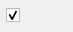
<?xml version="1.0" encoding="UTF-8"?>
<ui version="4.0">
 <class>qSlicerLongPETCTSegmentationTableCellWidget</class>
 <widget class="QWidget" name="qSlicerLongPETCTSegmentationTableCellWidget">
  <property name="geometry">
   <rect>
    <x>0</x>
    <y>0</y>
    <width>73</width>
    <height>32</height>
   </rect>
  </property>
  <property name="windowTitle">
   <string>Form</string>
  </property>
  <layout class="QHBoxLayout" name="horizontalLayout">
   <property name="spacing">
    <number>8</number>
   </property>
   <property name="margin">
    <number>6</number>
   </property>
   <item>
    <widget class="ctkCheckBox" name="CheckBoxModelVisibility">
     <property name="text">
      <string/>
     </property>
     <property name="checked">
      <bool>true</bool>
     </property>
     <property name="indicatorIcon" stdset="0">
      <iconset resource="../qSlicerLongPETCTModule.qrc">
       <normaloff>:/Icons/Model_On.png</normaloff>
       <normalon>:/Icons/Model_Off.png</normalon>:/Icons/Model_On.png</iconset>
     </property>
     <property name="indicatorIconSize" stdset="0">
      <size>
       <width>18</width>
       <height>16</height>
      </size>
     </property>
    </widget>
   </item>
   <item>
    <spacer name="horizontalSpacer">
     <property name="orientation">
      <enum>Qt::Horizontal</enum>
     </property>
     <property name="sizeHint" stdset="0">
      <size>
       <width>40</width>
       <height>20</height>
      </size>
     </property>
    </spacer>
   </item>
  </layout>
 </widget>
 <customwidgets>
  <customwidget>
   <class>ctkCheckBox</class>
   <extends>QCheckBox</extends>
   <header>ctkCheckBox.h</header>
  </customwidget>
 </customwidgets>
 <resources>
  <include location="../qSlicerLongPETCTModule.qrc"/>
 </resources>
 <connections/>
</ui>
